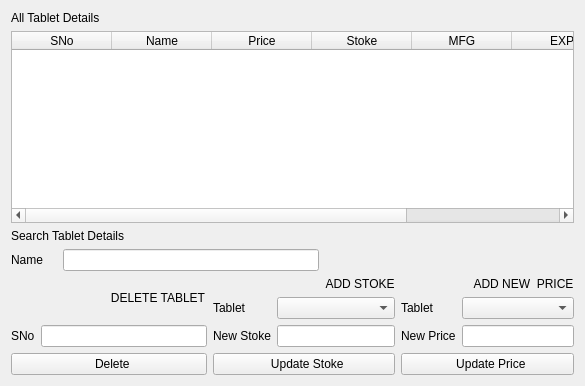
               <widget class="QWidget" name="see_tab">
                <layout class="QVBoxLayout" name="verticalLayout_4">
                 <item>
                  <layout class="QVBoxLayout" name="verticalLayout_2">
                   <item>
                    <widget class="QLabel" name="label_4">
                     <property name="styleSheet">
                      <string notr="true">font: 12pt &quot;Fira Sans&quot;;</string>
                     </property>
                     <property name="text">
                      <string>All Tablet Details</string>
                     </property>
                    </widget>
                   </item>
                   <item>
                    <widget class="QTableWidget" name="see_tabs_table">
                     <property name="styleSheet">
                      <string notr="true">font: 12pt &quot;Fira Sans&quot;;</string>
                     </property>
                     <column>
                      <property name="text">
                       <string>SNo</string>
                      </property>
                     </column>
                     <column>
                      <property name="text">
                       <string>Name</string>
                      </property>
                     </column>
                     <column>
                      <property name="text">
                       <string>Price</string>
                      </property>
                     </column>
                     <column>
                      <property name="text">
                       <string>Stoke</string>
                      </property>
                     </column>
                     <column>
                      <property name="text">
                       <string>MFG</string>
                      </property>
                     </column>
                     <column>
                      <property name="text">
                       <string>EXP</string>
                      </property>
                     </column>
                     <column>
                      <property name="text">
                       <string>Tablets Description (Uses)</string>
                      </property>
                     </column>
                    </widget>
                   </item>
                   <item>
                    <widget class="QLabel" name="label_5">
                     <property name="styleSheet">
                      <string notr="true">font: 12pt &quot;Fira Sans&quot;;</string>
                     </property>
                     <property name="text">
                      <string>Search Tablet Details</string>
                     </property>
                    </widget>
                   </item>
                   <item>
                    <layout class="QHBoxLayout" name="horizontalLayout_3">
                     <item>
                      <widget class="QLabel" name="label_13">
                       <property name="styleSheet">
                        <string notr="true">font: 12pt &quot;Fira Sans&quot;;</string>
                       </property>
                       <property name="text">
                        <string>Name    </string>
                       </property>
                      </widget>
                     </item>
                     <item>
                      <widget class="QLineEdit" name="search_tab_input"/>
                     </item>
                     <item>
                      <spacer name="horizontalSpacer">
                       <property name="orientation">
                        <enum>Qt::Horizontal</enum>
                       </property>
                       <property name="sizeHint" stdset="0">
                        <size>
                         <width>40</width>
                         <height>20</height>
                        </size>
                       </property>
                      </spacer>
                     </item>
                    </layout>
                   </item>
                   <item>
                    <layout class="QHBoxLayout" name="horizontalLayout_7">
                     <item>
                      <layout class="QVBoxLayout" name="verticalLayout_7">
                       <item>
                        <widget class="QLabel" name="label_19">
                         <property name="styleSheet">
                          <string notr="true">font: 12pt &quot;Fira Sans&quot;;</string>
                         </property>
                         <property name="text">
                          <string>                              DELETE TABLET</string>
                         </property>
                        </widget>
                       </item>
                       <item>
                        <layout class="QHBoxLayout" name="horizontalLayout_2">
                         <item>
                          <widget class="QLabel" name="label_20">
                           <property name="styleSheet">
                            <string notr="true">font: 12pt &quot;Fira Sans&quot;;</string>
                           </property>
                           <property name="text">
                            <string>SNo</string>
                           </property>
                          </widget>
                         </item>
                         <item>
                          <widget class="QLineEdit" name="del_tab_input"/>
                         </item>
                        </layout>
                       </item>
                       <item>
                        <widget class="QPushButton" name="del_tab_button">
                         <property name="styleSheet">
                          <string notr="true">font: 12pt &quot;Fira Sans&quot;;</string>
                         </property>
                         <property name="text">
                          <string>  Delete</string>
                         </property>
                         <property name="icon">
                          <iconset resource="img.qrc">
                           <normaloff>:/img/delete.png</normaloff>:/img/delete.png</iconset>
                         </property>
                         <property name="iconSize">
                          <size>
                           <width>20</width>
                           <height>20</height>
                          </size>
                         </property>
                        </widget>
                       </item>
                      </layout>
                     </item>
                     <item>
                      <layout class="QVBoxLayout" name="verticalLayout_15">
                       <item>
                        <layout class="QVBoxLayout" name="verticalLayout_14">
                         <item>
                          <widget class="QLabel" name="label_21">
                           <property name="styleSheet">
                            <string notr="true">font: 12pt &quot;Fira Sans&quot;;</string>
                           </property>
                           <property name="text">
                            <string>                                  ADD STOKE</string>
                           </property>
                          </widget>
                         </item>
                         <item>
                          <layout class="QHBoxLayout" name="horizontalLayout_5">
                           <item>
                            <layout class="QVBoxLayout" name="verticalLayout_12">
                             <item>
                              <widget class="QLabel" name="label_31">
                               <property name="styleSheet">
                                <string notr="true">font: 12pt &quot;Fira Sans&quot;;</string>
                               </property>
                               <property name="text">
                                <string>Tablet</string>
                               </property>
                              </widget>
                             </item>
                             <item>
                              <widget class="QLabel" name="label_32">
                               <property name="styleSheet">
                                <string notr="true">font: 12pt &quot;Fira Sans&quot;;</string>
                               </property>
                               <property name="text">
                                <string>New Stoke</string>
                               </property>
                              </widget>
                             </item>
                            </layout>
                           </item>
                           <item>
                            <layout class="QVBoxLayout" name="verticalLayout_13">
                             <item>
                              <widget class="QComboBox" name="update_stoke_name_input"/>
                             </item>
                             <item>
                              <widget class="QLineEdit" name="update_stoke_quantity"/>
                             </item>
                            </layout>
                           </item>
                          </layout>
                         </item>
                        </layout>
                       </item>
                       <item>
                        <widget class="QPushButton" name="update_stoke_button">
                         <property name="styleSheet">
                          <string notr="true">font: 12pt &quot;Fira Sans&quot;;</string>
                         </property>
                         <property name="text">
                          <string>  Update Stoke</string>
                         </property>
                         <property name="icon">
                          <iconset resource="img.qrc">
                           <normaloff>:/img/update.png</normaloff>:/img/update.png</iconset>
                         </property>
                         <property name="iconSize">
                          <size>
                           <width>20</width>
                           <height>20</height>
                          </size>
                         </property>
                        </widget>
                       </item>
                      </layout>
                     </item>
                     <item>
                      <layout class="QVBoxLayout" name="verticalLayout_16">
                       <item>
                        <layout class="QVBoxLayout" name="verticalLayout_17">
                         <item>
                          <widget class="QLabel" name="label_33">
                           <property name="styleSheet">
                            <string notr="true">font: 12pt &quot;Fira Sans&quot;;</string>
                           </property>
                           <property name="text">
                            <string>                      ADD NEW  PRICE</string>
                           </property>
                          </widget>
                         </item>
                         <item>
                          <layout class="QHBoxLayout" name="horizontalLayout_6">
                           <item>
                            <layout class="QVBoxLayout" name="verticalLayout_18">
                             <item>
                              <widget class="QLabel" name="label_34">
                               <property name="styleSheet">
                                <string notr="true">font: 12pt &quot;Fira Sans&quot;;</string>
                               </property>
                               <property name="text">
                                <string>Tablet</string>
                               </property>
                              </widget>
                             </item>
                             <item>
                              <widget class="QLabel" name="label_35">
                               <property name="styleSheet">
                                <string notr="true">font: 12pt &quot;Fira Sans&quot;;</string>
                               </property>
                               <property name="text">
                                <string>New Price</string>
                               </property>
                              </widget>
                             </item>
                            </layout>
                           </item>
                           <item>
                            <layout class="QVBoxLayout" name="verticalLayout_19">
                             <item>
                              <widget class="QComboBox" name="update_price_name_input"/>
                             </item>
                             <item>
                              <widget class="QLineEdit" name="new_price_input"/>
                             </item>
                            </layout>
                           </item>
                          </layout>
                         </item>
                        </layout>
                       </item>
                       <item>
                        <widget class="QPushButton" name="update_price_button">
                         <property name="styleSheet">
                          <string notr="true">font: 12pt &quot;Fira Sans&quot;;</string>
                         </property>
                         <property name="text">
                          <string>  Update Price</string>
                         </property>
                         <property name="icon">
                          <iconset resource="img.qrc">
                           <normaloff>:/img/update_price.png</normaloff>:/img/update_price.png</iconset>
                         </property>
                         <property name="iconSize">
                          <size>
                           <width>20</width>
                           <height>20</height>
                          </size>
                         </property>
                        </widget>
                       </item>
                      </layout>
                     </item>
                    </layout>
                   </item>
                  </layout>
                 </item>
                </layout>
               </widget>
